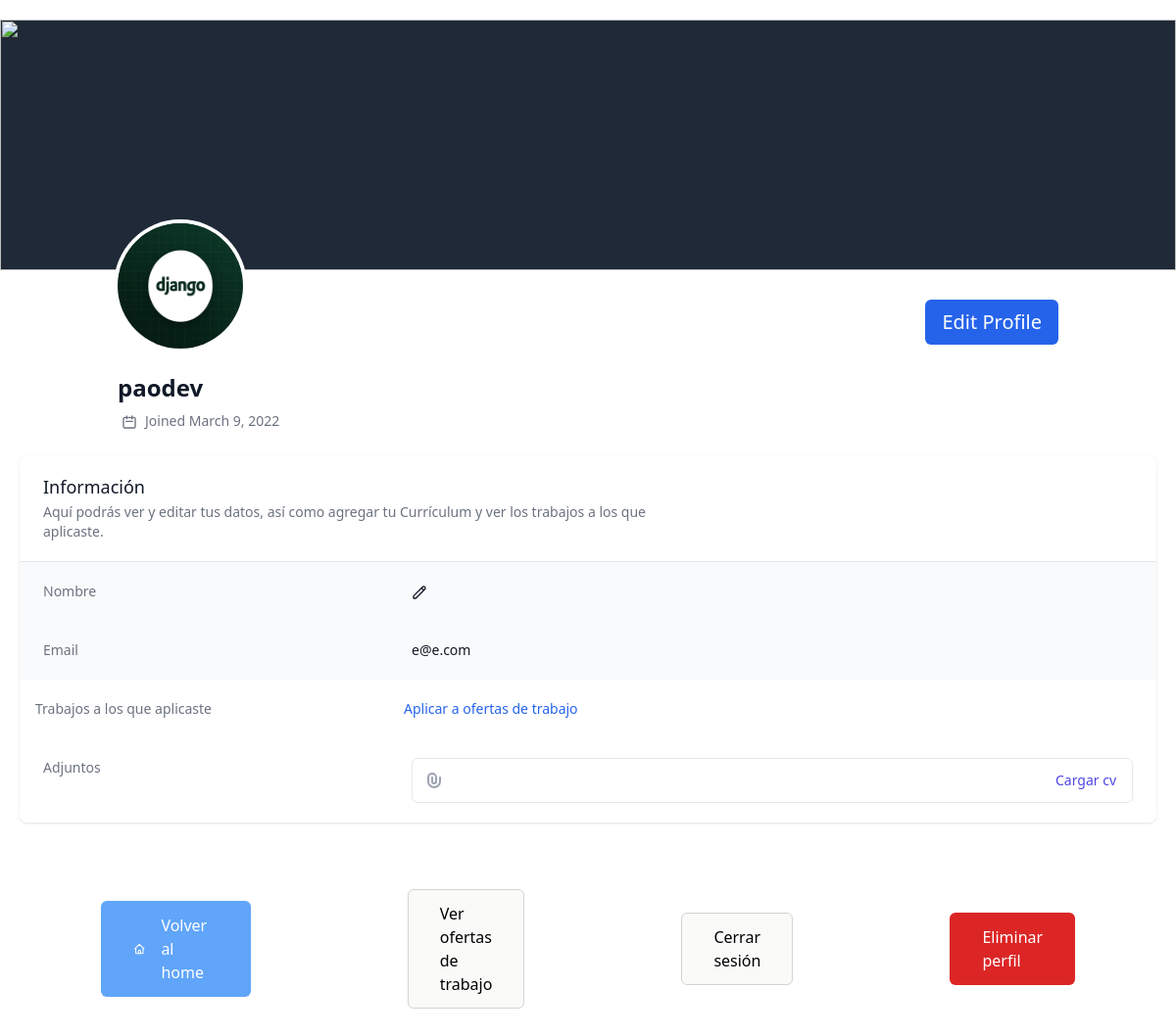
Before: /1 with the older database file.
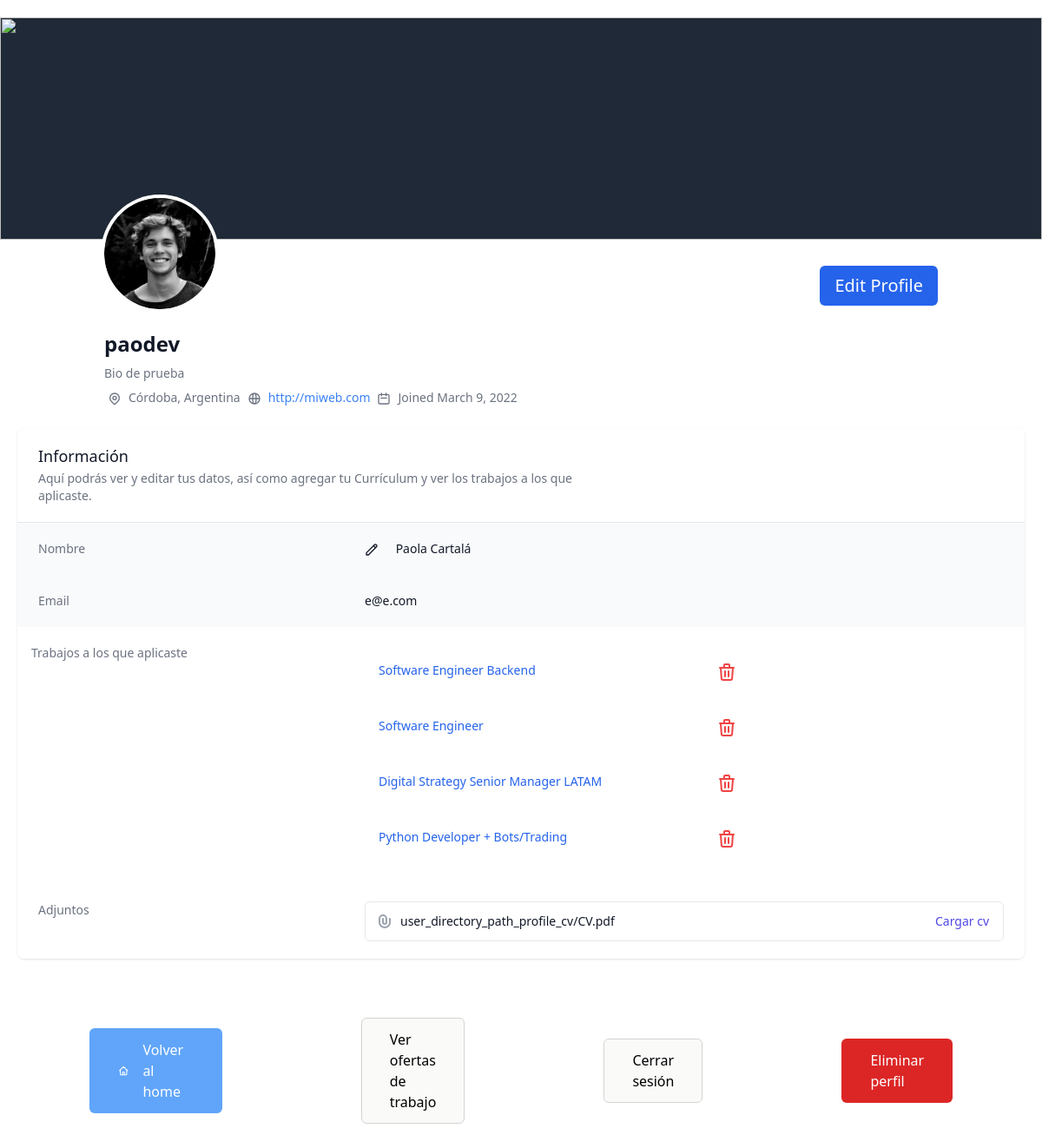
After: the same page with the newer database file.
### home/models.py (models this page shows, shortened)
class UserProfile(models.Model):
    user = models.OneToOneField(User, primary_key=True, on_delete=models.CASCADE, related_name='profile')
    is_professional = models.BooleanField(default=True)
    avatar = models.ImageField(default='users/user-default-profile.png', upload_to='user_directory_path_profile')
    bio = models.TextField(max_length=300, null=True, blank=True)
    date_created = models.DateField(auto_now_add=True)
    url = models.CharField(max_length=100, null=True, blank=True)
    location = models.CharField(max_length=50, null=True, blank=True)
    cv = models.FileField(blank=True, upload_to='user_directory_path_profile_cv')
    job_offer_id = models.ManyToManyField(Offer, blank=True)

class User(AbstractUser):
    id = models.AutoField(primary_key=True)

class Offer(models.Model):
    title = models.CharField("Título", max_length=150)
    logo = models.ImageField(default='offer/offer-default-logo.png', upload_to='user_directory_path_logo')
    company = models.CharField("Compañia", max_length=150)
    description = models.CharField("Descripción", max_length=2000)
    salary = models.IntegerField("Salario", default=0, blank=True)
    modality = models.CharField("Modalidad", choices=MODALITY_CHOICES, max_length=50)
    location = models.CharField("Ubicación", max_length=150)

### home/views.py (the view)
# urls.py: path('<pk>', views.UserProfileView.as_view(), name='user-profile'),
class UserProfileView(DetailView):
    model = UserProfile
    def get(self, request, pk, *args, **kwargs):
        user = get_object_or_404(User, pk=pk)
        profile = UserProfile.objects.get(user=user)
        context = {
            'user': user,
            'profile': profile,
            'jobs': profile.job_offer_id.all(),
        }
        return render(request, 'home/userprofile_detail.html', context)

### home/templates/home/userprofile_detail.html (shortened to what this page needs)
{% extends './base-profile.html' %}
{% load static %}
{% load static tailwind_tags %}
{% load tailwind_filters %}
{% block extra_head %}
  {% tailwind_css %}
{% endblock %}
{% block body %}
<main class=' min-h-screen w-full py-5 overflow-x-hidden'>
    <div class="relative bg-gray-800 max-w-full">
        <div class="absolute inset-0">
            <img class="w-full h-full object-cover" src="https://michaelwashburnjr.com/hubfs/Imported_Blog_Media/python.jpg" alt="">
            <div class="absolute inset-0 mix-blend-multiply" aria-hidden="true"></div>
        </div>
        <div class="relative max-w-7xl mx-auto py-24 px-4 sm:py-32 sm:px-6 lg:px-8"></div>
    </div>
    <div class="md:grid md:gap-6 relative flex space-x-22 pt-4">
    <div class="mt-5 md:mt-0 ">
            <div class="max-w-5xl mx-auto px-4 sm:px-6 lg:px-8">
                <div class="-mt-12 sm:-mt-16 sm:flex sm:items-end sm:space-x-5">
                    <div class="flex">
                        <img class=" h-24 w-24 rounded-full ring-4 dark:ring-dark-second ring-white sm:h-32 sm:w-32 hover:bg-gray-100"
                        src="{{ profile.avatar.url }}" alt="{{ profile.user.username }} Profile Picture">
                    </div>
                    <div x-data="{ open: false }" @keydown.window.escape="open = false" class=" mt-6 sm:flex-1 sm:min-w-0 sm:flex sm:items-center sm:justify-end sm:space-x-6 sm:pb-1">
                        <div class="mt-6 flex flex-col justify-stretch space-y-3 sm:flex-row sm:space-y-0 sm:space-x-4">
                            {% if user.is_authenticated and user == profile.user %}
                            <a href="{% url 'home:edit-profile' user.id %}" class="inline-flex justify-center px-4 py-2 border border-transparent text-xl font-medium rounded-md text-white bg-blue-600 hover:bg-orange-700 focus:outline-none focus:ring-2 focus:ring-offset-2 focus:ring-orange-500">
                                <span>Edit Profile</span>
                            </a>
                            {% endif %}
                        </div>
                    </div>
                </div>
                <div class=" sm:block  mt-6 min-w-0 flex-1">
                    <h1 class="text-2xl font-bold dark:text-dark-txt text-gray-900 truncate">
                    {{profile.user.username}}
                    </h1>
                </div>
                {% if profile.bio %}
                <p class="mt-2 max-w-4xl text-sm dark:text-dark-txt text-gray-500">{{profile.bio}}</p>
                {% endif %}
                <div class="inline-flex grid-cols-3">
                    {% if profile.location %}
                    <p class="mt-2 max-w-4xl text-sm mx-1 text-gray-500 cursor-default">
                    {{profile.location}}
                    </p>
                    {% endif %}
                    {% if profile.url %}
                    <p class="mt-2 max-w-4xl text-sm mx-1 dark:text-dark-txt text-gray-500 cursor-default">
                    <a class="text-blue-500 hover:text-blue-900" href="{{profile.url}}" target="_blank" rel="nofollow">{{profile.url}}</a>
                    </p>
                    {% endif %}
                    {% if profile.date_created %}
                    <p class="mt-2 max-w-4xl text-sm mx-1 text-gray-500 cursor-default">
                    <svg xmlns="http://www.w3.org/2000/svg" class="h-4 w-4 mr-2 inline-block" fill="none" viewBox="0 0 24 24" stroke="currentColor">
                        <path stroke-linecap="round" stroke-linejoin="round" stroke-width="2" d="M8 7V3m8 4V3m-9 8h10M5 21h14a2 2 0 002-2V7a2 2 0 00-2-2H5a2 2 0 00-2 2v12a2 2 0 002 2z" />
                    </svg>Joined {{profile.date_created}}
                    </p>
                    {% endif %}
                </div>
            </div>
        </div>
            {% if user.is_authenticated %}
            <div class="mx-5 bg-white shadow overflow-hidden sm:rounded-lg">
                <div class="px-4 py-5 sm:px-6">
                    <h3 class="text-lg leading-6 font-medium text-gray-900">Información</h3>
                    <p class="mt-1 max-w-2xl text-sm text-gray-500">Aquí podrás ver y editar tus datos, así como agregar tu Currículum y ver los trabajos a los que aplicaste.</p>
                </div>
                <div class="border-t border-gray-200">
                    <dl>
                        <div class="bg-gray-50 px-4 py-5 sm:grid sm:grid-cols-3 sm:gap-4 sm:px-6">
                            <dt class="flex text-sm font-medium text-gray-500">Nombre</dt>
                            <dd class="mt-1 text-sm text-gray-900 sm:mt-0 sm:col-span-2">
                                <a href="{% url 'home:edit-user' user.id %}"><svg xmlns="http://www.w3.org/2000/svg" class="h-4 w-4 mr-2 inline-block" fill="none" viewBox="0 0 24 24" stroke="currentColor" stroke-width="2">
                                <path stroke-linecap="round" stroke-linejoin="round" d="M15.232 5.232l3.536 3.536m-2.036-5.036a2.5 2.5 0 113.536 3.536L6.5 21.036H3v-3.572L16.732 3.732z" />
                                </svg></a>
                                <span class="ml-2 flex-1 w-0 truncate"> {{ user.first_name}} {{ user.last_name }} </span>
                            </dd>
                        </div>
                        <div class="bg-gray-50 px-4 py-5 sm:grid sm:grid-cols-3 sm:gap-4 sm:px-6">
                            <dt class="text-sm font-medium text-gray-500">Email</dt>
                            <dd class="mt-1 text-sm text-gray-900 sm:mt-0 sm:col-span-2">{{ user.email }}</dd>
                        </div>
                        <div class="bg-white px-4 py-5 grid grid-cols-3 auto-cols-max">
                            <dt class="text-sm font-medium text-gray-500">Trabajos a los que aplicaste</dt>
                            <dd class="grid w-screen max-auto text-sm text-gray-900">
                            {% if jobs %}
                                {% for job in jobs %}
                                    <div class="px-4 py-5 sm:grid sm:grid-cols-3 sm:gap-4 sm:px-6">
                                        <a href="{% url 'home:job-view' job.id %}" class="font-medium text-blue-600 hover:text-orange-500">{{ job.title }}</a>
                                        <a href="{% url 'home:job-delete' job.id %}">
                                        </a>
                                    </div>
                                {% endfor %}
                            {% else %}
                                <a href="{% url 'home:jobs' %}" class="font-medium text-blue-600 hover:text-orange-500">Aplicar a ofertas de trabajo</a>
                            {% endif %}
                            </dd>
                        </div>
                        <div class="bg-white px-4 py-5 sm:grid sm:grid-cols-3 sm:gap-4 sm:px-6">
                            {% if user.is_authenticated and user.profile.is_professional and user == profile.user %}
                            <dt class="text-sm font-medium text-gray-500">Adjuntos</dt>
                                <dd class="mt-1 text-sm text-gray-900 sm:mt-0 sm:col-span-2">
                                    <ul role="list" class="border border-gray-200 rounded-md divide-y divide-gray-200">
                                        <li class="pl-3 pr-4 py-3 flex items-center justify-between text-sm">
                                            <div class="w-0 flex-1 flex items-center">
                                                <span class="ml-2 flex-1 w-0 truncate"> {{ user.profile.cv }} </span>
                                            </div>
                                            <div class="ml-4 flex-shrink-0">
                                                <a href="{% url 'home:edit-profile' user.id %}" class="font-medium text-indigo-600 hover:text-indigo-500"> Cargar cv </a>
                                            </div>
                                        </li>
                                    </ul>
                                </dd>
                            {% endif %}
                        </div>
                    </dl>
                </div>
            </div>
            {% endif %}
        </div>
        <div class="min-h-full flex items-center justify-center py-12 px-4 sm:px-6 lg:px-8">
            <a href="{% url 'home:index' %}" class="mt-5 mx-20 max-w-2xl bg-blue-400 border border-transparent rounded-md py-3 px-8 flex items-center justify-center text-base font-medium text-white hover:bg-blue-500 focus:outline-none focus:ring-2 focus:ring-offset-2 focus:ring-blue-500">
               Volver al home</a>
            <a href="{% url 'home:jobs' %}" class="mt-5 mx-20 max-w-2xl bg-stone-50 border border-stone-300 rounded-md py-3 px-8 flex items-center justify-center text-base font-medium hover:bg-stone-300 focus:outline-none focus:ring-2 focus:ring-offset-2 focus:stone-500">Ver ofertas de trabajo</a>
            <a href="{% url 'home:logout' %}" class="mt-5 mx-20 max-w-2xl bg-stone-50 border border-stone-300 rounded-md py-3 px-8 flex items-center justify-center text-base font-medium hover:bg-stone-300 focus:outline-none focus:ring-2 focus:ring-offset-2 focus:stone-500">Cerrar sesión</a>
            <a href="{% url 'home:delete' user.id %}" class="mt-5 mx-20 max-w-2xl bg-red-600 border border-transparent rounded-md py-3 px-8 flex items-center justify-center text-base font-medium text-white hover:bg-red-700 focus:outline-none focus:ring-2 focus:ring-offset-2 focus:ring-red-500">Eliminar perfil</a>
        </div>
</main>
{% endblock %}

### home/templates/home/base-profile.html (shortened to what this page needs)
<!DOCTYPE html>
{% load static %}
{% load static tailwind_tags %}
{% load tailwind_filters %}
<html lang="en">
<head>
    {% tailwind_css %}
    {% block extra_head %}
    {% endblock %}
</head>
<body>
    {% block body %}{% endblock %}
    </body>
</html>

Changed rows visible on the page:
changed UserProfile "paodev": avatar: picture added in place of a placeholder; bio (not shown) → "Bio de prueba"; location (not shown) → "Córdoba, Argentina"; url (not shown) → "http://miweb.com"
changed User "e@e.com": first_name (not shown) → "Paola"; last_name (not shown) → "Cartalá"; profile.cv (not shown) → "user_directory_path_profile_cv/CV.pdf"
added Offer: title "Software Engineer Backend"
added Offer: title "Software Engineer"
added Offer: title "Digital Strategy Senior Manager LATAM"
added Offer: title "Python Developer + Bots/Trading"
Other visible differences:
text no longer shown: "Aplicar a ofertas de trabajo"
